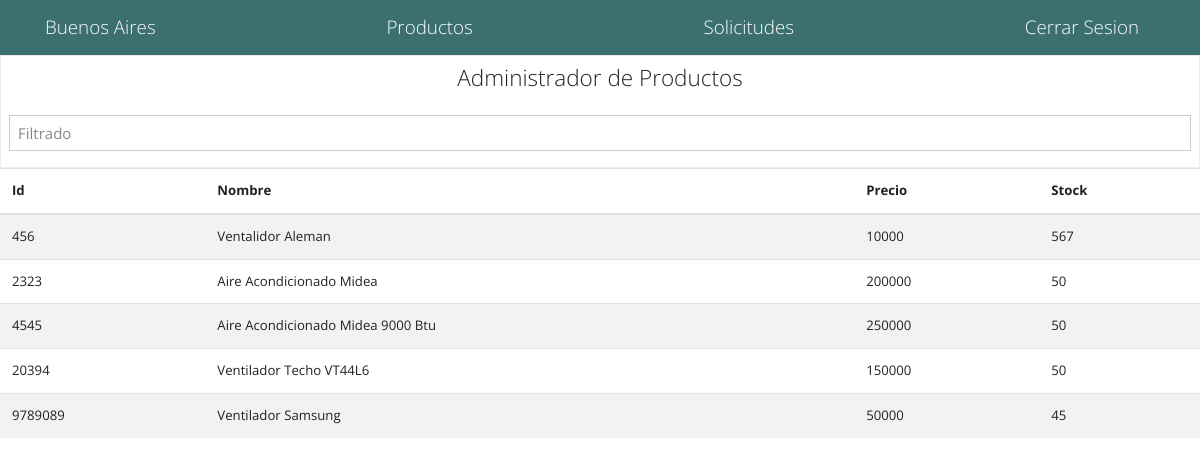
Screenshot of /vistas/stock.php (signed in) with the database file from the repository.
### tables this page shows
CREATE TABLE `producto` (
  `id_producto` int(11) NOT NULL,
  `nombre` varchar(45) NOT NULL,
  `precio` int(11) NOT NULL,
  `stock` int(11) NOT NULL
);

### vistas/stock.php (the view, shortened to what this page needs)
<?php
    require_once("../include/tecnico.php");
?>
<form class="text-center border border-light p-2">
    <p class="h4 mb-4">Administrador de Productos</p>
    <div class="form-row mb-2">
        <div class="col">
            <input id="entradafilter" type="text" class="form-control" placeholder="Filtrado">
        </div>
    </div>
</form>
<table class="table table-striped">
    <thead>
        <tr>
            <th>Id</th>
            <th>Nombre</th>
            <th>Precio</th>
            <th>Stock</th>
        </tr>
    </thead>
    <tbody class="contenidobusqueda">
        <?php
            $query = "SELECT * from producto";
            $result_tasks = mysqli_query($mysqli, $query);
            while($row = mysqli_fetch_assoc($result_tasks)) { ?>
                <tr>
                    <td><?php echo $row['id_producto']; ?></td>
                    <td><?php echo $row['nombre']; ?></td>
                    <td><?php echo $row['precio']; ?></td>
                    <td><?php echo $row['stock']; ?></td>
                </tr>
        <?php } ?>
    </tbody>
</table>
<?php require_once("../include/footer.php"); ?>

### rows the page displays
producto: id_producto "456", nombre "Ventalidor Aleman", precio "10000", stock "567"
producto: id_producto "2323", nombre "Aire Acondicionado Midea", precio "200000", stock "50"
producto: id_producto "4545", nombre "Aire Acondicionado Midea 9000 Btu", precio "250000", stock "50"
producto: id_producto "20394", nombre "Ventilador Techo VT44L6", precio "150000", stock "50"
producto: id_producto "9789089", nombre "Ventilador Samsung", precio "50000", stock "45"
